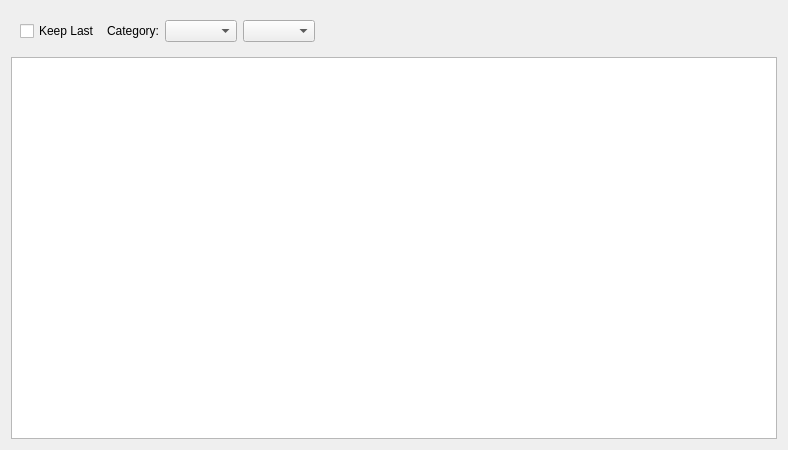
<?xml version="1.0" encoding="UTF-8"?>
<!-- SPDX-FileCopyrightText: 2025 zhang hongyuan <2063218120@qq.com> -->
<!-- SPDX-License-Identifier: MIT -->
<ui version="4.0">
 <class>HelpQueryWg</class>
 <widget class="QWidget" name="HelpQueryWg">
  <property name="geometry">
   <rect>
    <x>0</x>
    <y>0</y>
    <width>788</width>
    <height>450</height>
   </rect>
  </property>
  <property name="windowTitle">
   <string>Form</string>
  </property>
  <layout class="QVBoxLayout" name="verticalLayout">
   <item>
    <widget class="QWidget" name="control_header_wg" native="true">
     <layout class="QHBoxLayout" name="horizontalLayout">
      <item>
       <widget class="QCheckBox" name="keep_last_cbx">
        <property name="text">
         <string>Keep Last</string>
        </property>
       </widget>
      </item>
      <item>
       <widget class="QLabel" name="label">
        <property name="text">
         <string>Category:</string>
        </property>
       </widget>
      </item>
      <item>
       <widget class="QComboBox" name="category_combx"/>
      </item>
      <item>
       <widget class="QComboBox" name="param_combox"/>
      </item>
      <item>
       <spacer name="horizontalSpacer">
        <property name="orientation">
         <enum>Qt::Horizontal</enum>
        </property>
        <property name="sizeHint" stdset="0">
         <size>
          <width>40</width>
          <height>20</height>
         </size>
        </property>
       </spacer>
      </item>
     </layout>
    </widget>
   </item>
   <item>
    <widget class="ZTextEditor" name="search_output_ple">
     <property name="sizePolicy">
      <sizepolicy hsizetype="Expanding" vsizetype="Expanding">
       <horstretch>0</horstretch>
       <verstretch>1</verstretch>
      </sizepolicy>
     </property>
    </widget>
   </item>
  </layout>
 </widget>
 <customwidgets>
  <customwidget>
   <class>ZTextEditor</class>
   <extends>QPlainTextEdit</extends>
   <header>common/ztexteditor.h</header>
  </customwidget>
 </customwidgets>
 <resources/>
 <connections/>
</ui>
